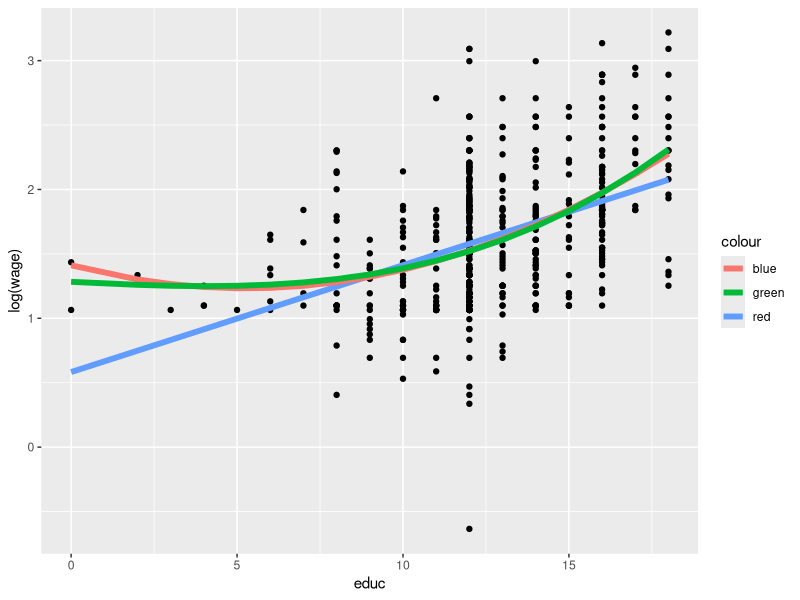
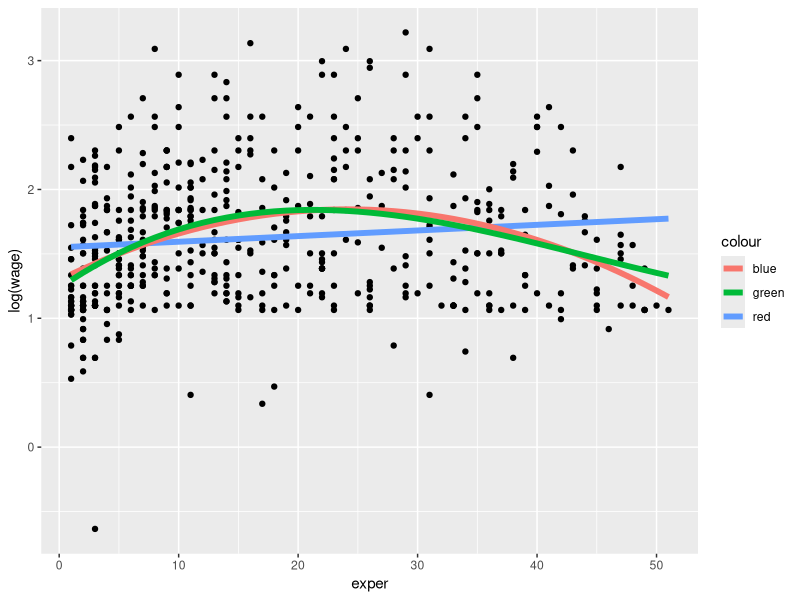
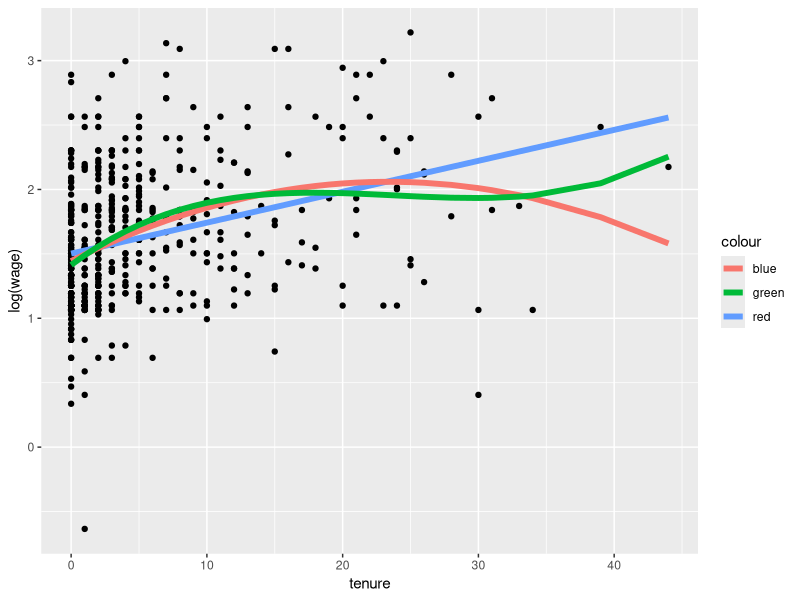

Recreate these plots in R, in order.
###############################################################
# Title:        ex2.4.r
# Author:       Jason Parker
# Date:         2017-10-04
# Description:  Use the wage1 data to demonstrate model selection
###############################################################


rm(list=ls(all=TRUE))

## Import packages
library(data.table)
library(sandwich)
library(lmtest)
library(ggplot2)

## Data import and validaticon
context1    <- fread('WAGE1.csv')
# variable name   type    format     label      variable label
# wage            float   %8.2g                 average hourly earnings
# educ            byte    %8.0g                 years of education
# exper           byte    %8.0g                 years potential experience
# tenure          byte    %8.0g                 years with current employer

context1$educsq    <- context1$educ^2
context1$expersq   <- context1$exper^2
context1$tenuresq  <- context1$tenure^2
context1$educcub   <- context1$educ^3
context1$expercub  <- context1$exper^3
context1$tenurecub <- context1$tenure^3

model1 <- lm(log(wage)~educ+exper+tenure,data=context1)
summary(model1) 
c(AIC(model1),BIC(model1))

model2 <- lm(log(wage)~educ+exper+tenure+educsq,data=context1)
model3 <- lm(log(wage)~educ+exper+tenure+expersq,data=context1)
model4 <- lm(log(wage)~educ+exper+tenure+tenuresq,data=context1)
c(AIC(model2),AIC(model3),AIC(model4))
c(BIC(model2),BIC(model3),BIC(model4))

model5 <- lm(log(wage)~educ+exper+tenure+educsq+expersq+tenuresq,data=context1)
# summary(model5)
c(AIC(model5),BIC(model5))

model6 <- lm(log(wage)~educ+exper+tenure+educsq+expersq+tenuresq+educcub,data=context1)
model7 <- lm(log(wage)~educ+exper+tenure+educsq+expersq+tenuresq+expercub,data=context1)
model8 <- lm(log(wage)~educ+exper+tenure+educsq+expersq+tenuresq+tenurecub,data=context1)
c(AIC(model6),AIC(model7),AIC(model8))
c(BIC(model6),BIC(model7),BIC(model8))

model9 <- lm(log(wage)~educ+exper+tenure+educsq+expersq+tenuresq+educcub+expercub+tenurecub,data=context1)
# summary(model9)
c(AIC(model9),BIC(model9))

model10 <- lm(log(wage)~(educ+exper+tenure)^2+educsq+expersq+tenuresq,data=context1)
summary(model10)
c(AIC(model10),BIC(model10))

c(AIC(model5),BIC(model5))
# summary(model5)
coeftest(model5,.vcov=vcovHC)

model11 <- lm(log(wage)~exper+tenure+educsq+expersq,data=context1)
# summary(model11)
c(AIC(model11),BIC(model11))
coeftest(model11,.vcov=vcovHC)
model11 <- lm(log(wage)~educsq+exper+expersq+tenure,data=context1)
coeftest(model11,.vcov=vcovHC)
?arima
plot1 <- ggplot(context1, aes(x=educ,y=log(wage))) + geom_point()
plot1 <- plot1 + geom_line(aes(y=predict(lm(log(wage)~educ,data=context1)),color="red"),size=2)
plot1 <- plot1 + geom_line(aes(y=predict(lm(log(wage)~educ+educsq,data=context1)),color="blue"),size=2)
plot1 <- plot1 + geom_line(aes(y=predict(lm(log(wage)~educ+educsq+educcub,data=context1)),color="green"),size=2)
plot1
plot2 <- ggplot(context1, aes(x=exper,y=log(wage))) + geom_point()
plot2 <- plot2 + geom_line(aes(y=predict(lm(log(wage)~exper,data=context1)),color="red"),size=2)
plot2 <- plot2 + geom_line(aes(y=predict(lm(log(wage)~exper+expersq,data=context1)),color="blue"),size=2)
plot2 <- plot2 + geom_line(aes(y=predict(lm(log(wage)~exper+expersq+expercub,data=context1)),color="green"),size=2)
plot2 
plot3 <- ggplot(context1, aes(x=tenure,y=log(wage))) + geom_point()
plot3 <- plot3 + geom_line(aes(y=predict(lm(log(wage)~tenure,data=context1)),color="red"),size=2)
plot3 <- plot3 + geom_line(aes(y=predict(lm(log(wage)~tenure+tenuresq,data=context1)),color="blue"),size=2)
plot3 <- plot3 + geom_line(aes(y=predict(lm(log(wage)~tenure+tenuresq+tenurecub,data=context1)),color="green"),size=2)
plot3 
